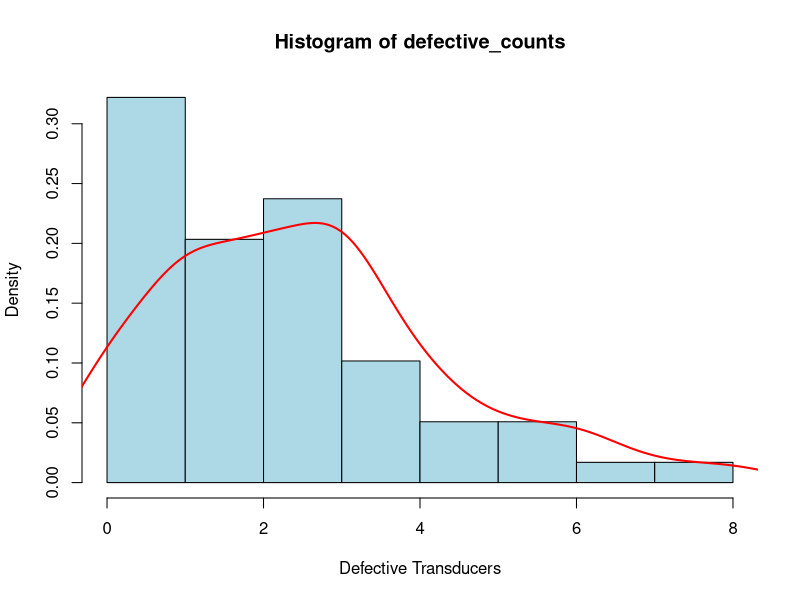

Write R code to recreate this figure.
setwd("C:/Users/Sean/Documents/GitHub/STAT-3010/Assignment 1") # Laptop config 

# Load dataset
transducers <- read.csv("Transducers.csv", header = TRUE)

# Identify variables
defective_counts <- transducers$X2  
batches <- nrow(transducers)

# Compute frequencies
freq_table <- table(defective_counts)
relative_freq <- freq_table / sum(freq_table)

# Compute density
class_width <- 1  # B/c defects are counted as whole numbers, class width is just 1
density_values <- relative_freq / class_width

# Compute proportion of batches with 5 or less defects
batches_5 <- sum(defective_counts <= 5)
batch_proportion <- batches_5 / batches

# Print the batch proportion
print(paste("Proportion of batches with ≤ 5 defective transducers:", round(batch_proportion, 2)))

# Histogram 
hist(defective_counts, 
     breaks = seq(min(defective_counts), max(defective_counts), by = class_width), 
     freq = FALSE,
     col = "lightblue", 
     border = "black", 
     xlab = "Defective Transducers", 
     ylab = "Density")

# Include density in the histogram
lines(density(defective_counts, adjust = 1), col = "red", lwd = 2)
